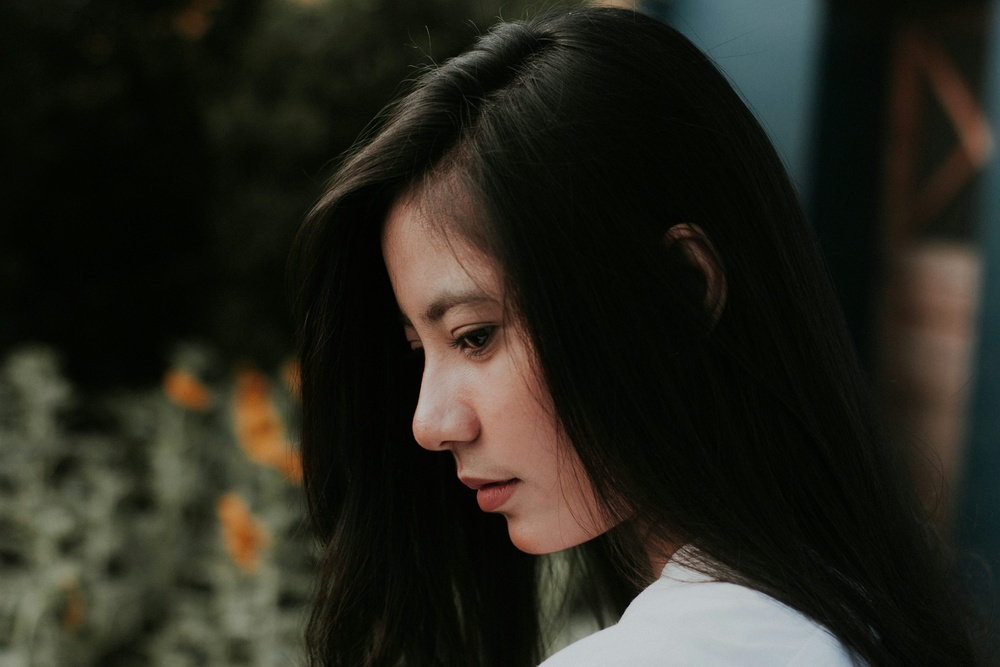
#> input picture woman1.jpeg, 1000 x 667 px, shrunk from 3000 x 2000 before the run
$ python 3c_phase_swapping.py
#> lines starting #> are read from the running program, lines starting #| are printed output that depends on the picture
#!/usr/bin/env python3
# -*- coding: utf-8 -*-
"""
Created on Sat Feb 15 13:39:18 2025

@author: cmalili
"""
import cv2
import matplotlib.pyplot as plt
import numpy as np

# Question 3c: Phase swapping
path_woman1 = "woman1.jpeg"
path_woman2 = "woman2.jpeg"

# Reading in image of woman1 and plotting it
def read_and_display(path):
#> called with path = 'woman1.jpeg'
    img = cv2.imread(path)
#> img is the input picture: shape (667, 1000, 3); mean B, G, R 29, 37.7, 38.5
    img = cv2.cvtColor(img, cv2.COLOR_BGR2RGB)
    plt.imshow(img)
    plt.axis("off")
    plt.show()
    return img

woman1 = read_and_display(path_woman1)
woman2 = read_and_display(path_woman2)
#> call 2 of read_and_display, with path = 'woman2.jpeg'
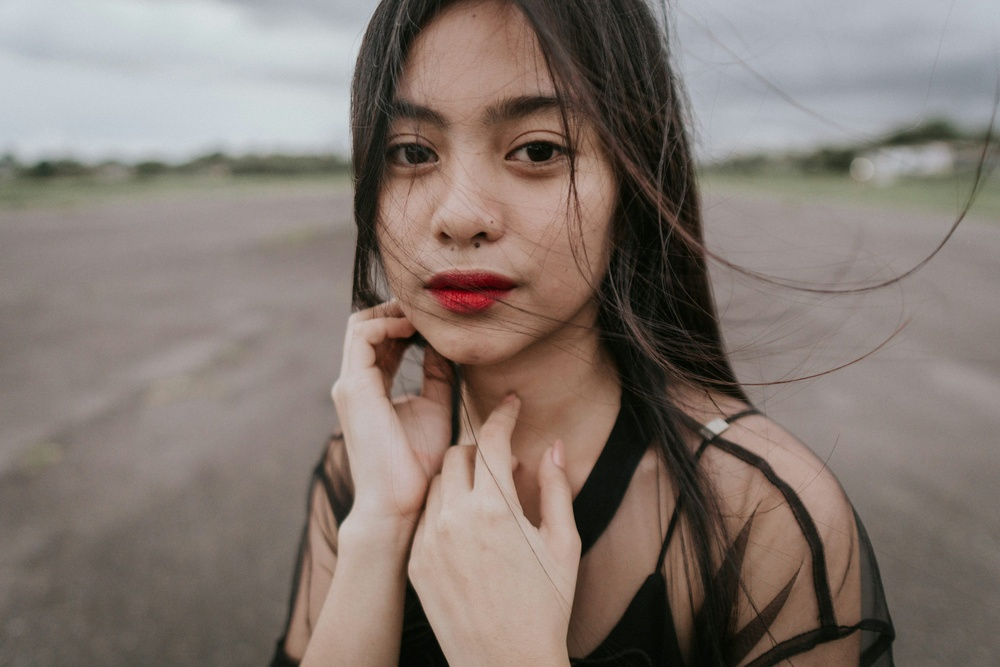
#> input picture woman2.jpeg, 1000 x 667 px, shrunk from 3000 x 2000 before the run
#> in read_and_display, img is the input picture: shape (667, 1000, 3); mean B, G, R 112.8, 119.8, 131.8

# img is a single channel image
# function returns the magnitude spectrum and the phase spectru
def compute_dft_gray(img):
# converting image of woman 1 to frequency domain and plotting magnitude and phase
    dft = cv2.dft(np.float32(img), flags=cv2.DFT_COMPLEX_OUTPUT)
    dft_shifted = np.fft.fftshift(dft)
    magnitude, phase = cv2.cartToPolar(dft_shifted[:,:,0], dft_shifted[:,:,1])
    phase = 0.97*phase
    return magnitude, phase


r, g, b = cv2.split(woman1)

magnitude, phase = compute_dft_gray(r)
print(magnitude.shape)
#| (667, 1000)
magnitude = 1000*np.log(magnitude)
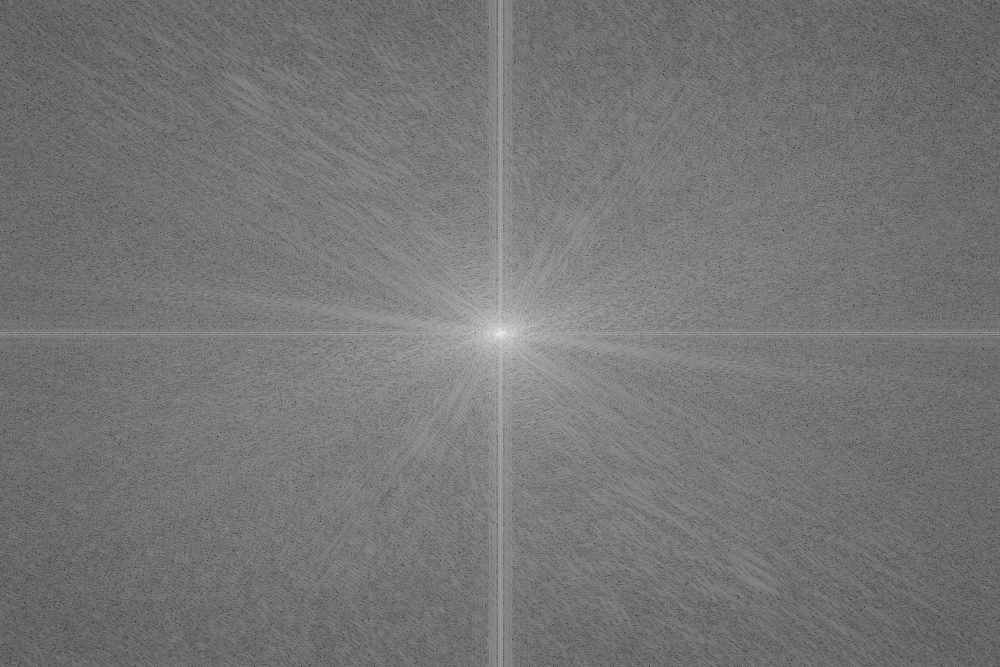
#> magnitude: shape (667, 1000) float32; min -761.2, max 17062.4, mean 7486.8; drawn with min black and max white
plt.imshow(magnitude)


def compute_dft_rgb(img):
    r, g, b = cv2.split(img)
    channels = [r, g, b]
    magnitudes = []
    phases = []
    for channel in channels:
        magnitude, phase = compute_dft_gray(channel)
        magnitudes.append(magnitude)
        phases.append(phase)
#> this loop made 3 passes
#> after the loop, magnitudes = 3 items; phases = 3 items
    return magnitudes, phases

woman1_magnitude, woman1_phase = compute_dft_rgb(woman1)
#> woman1_magnitude = 3 items; woman1_phase = 3 items
woman2_magnitude, woman2_phase = compute_dft_rgb(woman2)
#> in compute_dft_rgb (call 2), `r, g, b = cv2.split(img)`:
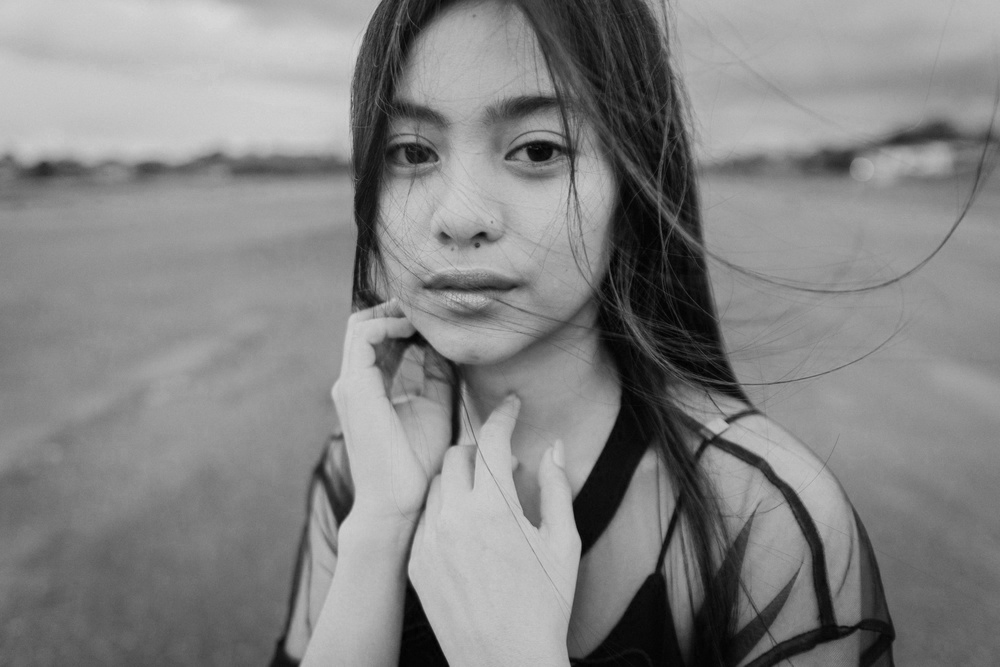
#> r: shape (667, 1000); min 0, max 218, mean 131.8
#> in compute_dft_rgb (call 2), `r, g, b = cv2.split(img)`:
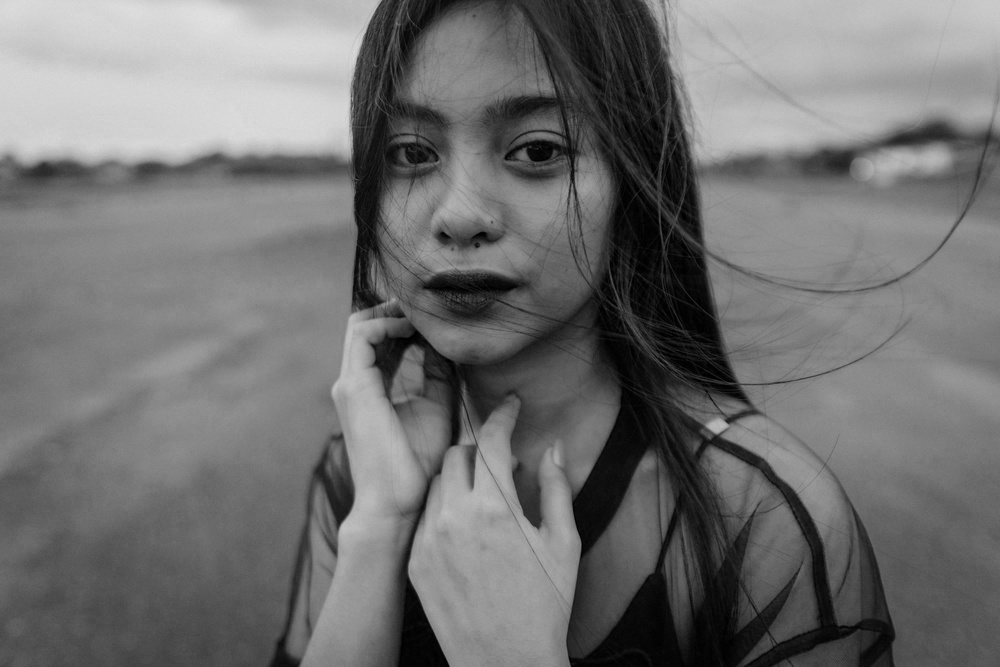
#> b: shape (667, 1000); min 0, max 225, mean 112.8
#> the loop in compute_dft_rgb (call 2), `for channel in channels:` made 3 passes
#> pass 1, in compute_dft_gray (call 5), `magnitude, phase = cv2.cartToPolar(dft_shifted[:,:,0], dft_shifted[:,:..`:
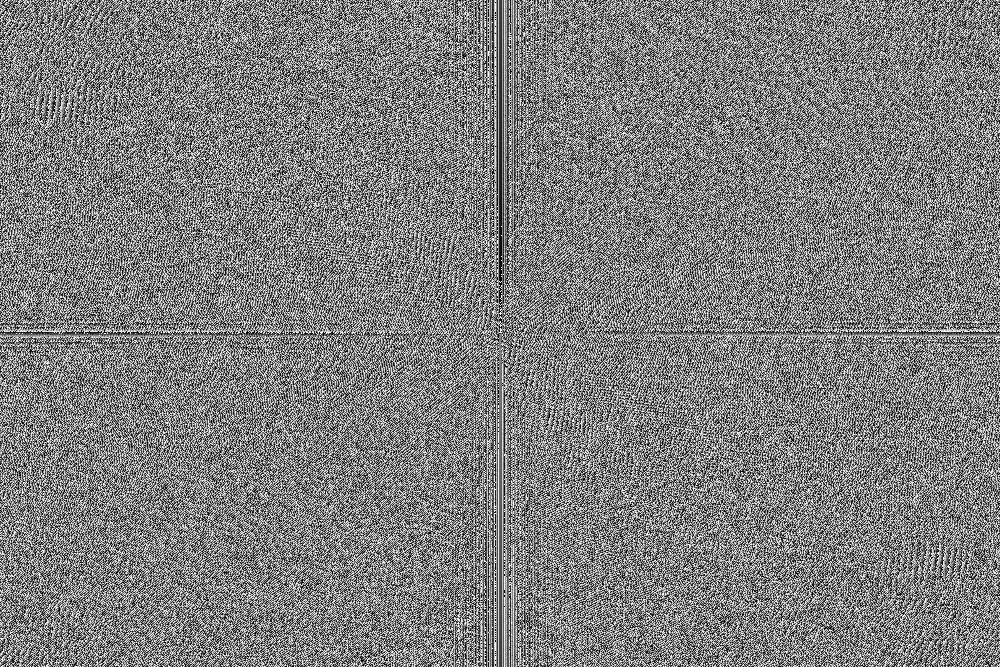
#> phase: shape (667, 1000) float32; min 5.92e-06, max 6.28, mean 3.14; drawn with min black and max white
#> woman2_magnitude = 3 items; woman2_phase = 3 items

'''
woman1_magnitude = 100*np.log(woman1_magnitude[0]).astype(np.uint8)
#woman1_magnitude = cv2.merge(woman1_magnitude.astype(np.uint8))
print(woman1_magnitude.shape)
plt.imshow(woman1_magnitude)
plt.show()

'''


def compute_idft_gray(magnitude, phase):
    real, imag = cv2.polarToCart(magnitude, phase)
    dft_shift = cv2.merge([real, imag])
    dft = np.fft.ifftshift(dft_shift)
    img = cv2.idft(dft)
    img = cv2.magnitude(img[:,:,0], img[:,:,1])
    img = cv2.normalize(img, None, 0, 255, cv2.NORM_MINMAX)
    #img = np.clip(img, 0, 255).astype(np.uint8)
    img = (img).astype(np.uint8)
    return img

def compute_idft_rgb(magnitudes, phases):
    channels = []
    for magnitude, phase in zip(magnitudes, phases):
        channel = compute_idft_gray(magnitude, phase)
        img = compute_idft_gray(woman2_magnitude[2], woman2_phase[2])
        channels.append(channel)
#> this loop made 3 passes
#> pass 1, in compute_idft_gray, `img = cv2.magnitude(img[:,:,0], img[:,:,1])`:
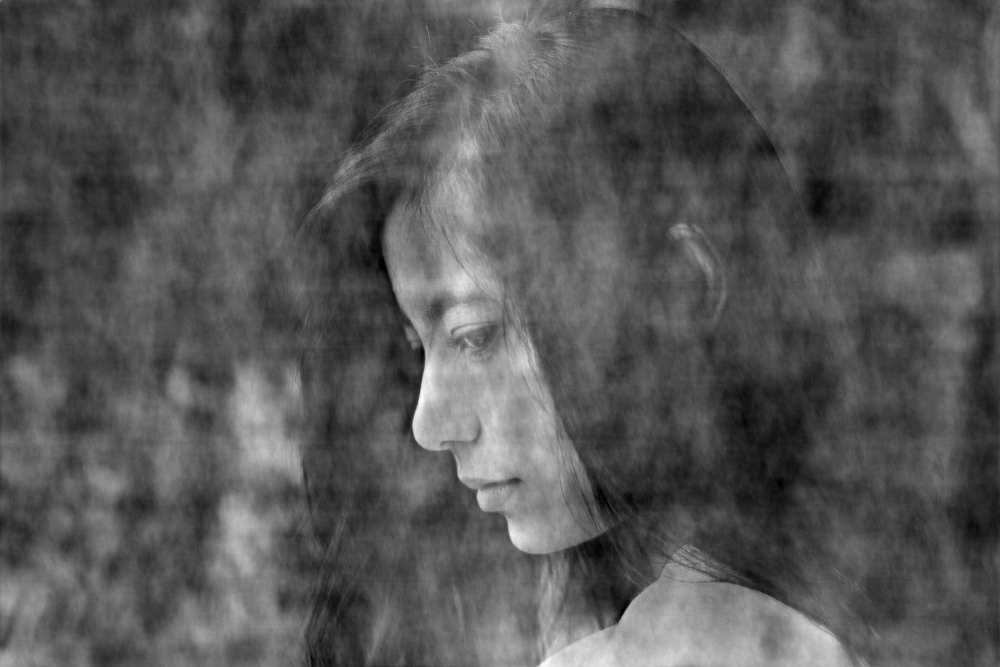
#> img: shape (667, 1000) float32; min 3931819, max 251965408, mean 87950528; drawn with min black and max white
#> after the loop, channels = 3 items
    img = cv2.merge(channels)
#> img: shape (667, 1000, 3)
    return img

img = compute_idft_rgb(woman2_magnitude, woman1_phase)
plt.imshow(img)
plt.axis("off")
plt.show()

img = compute_idft_rgb(woman1_magnitude, woman2_phase)
#> the loop in compute_idft_rgb (call 2), `for magnitude, phase in zip(magnitudes, phases):` made 3 passes
#> in compute_idft_rgb (call 2), `img = cv2.merge(channels)`:
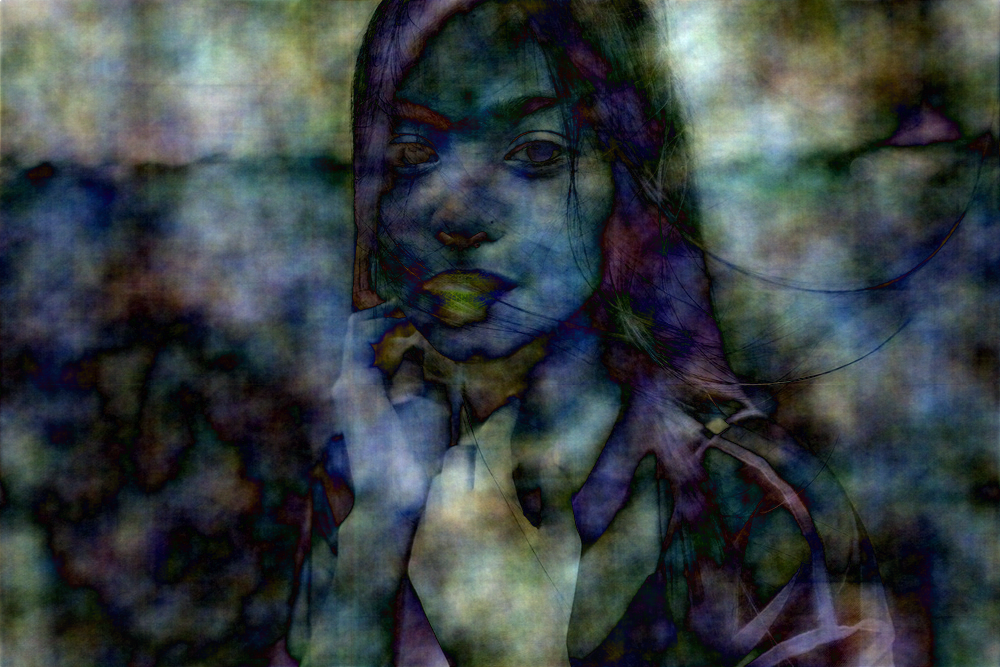
#> img: shape (667, 1000, 3); mean of channels 0, 1, 2 66.3, 63.8, 56; drawn as B, G, R
plt.imshow(img)
plt.axis("off")
plt.show()
